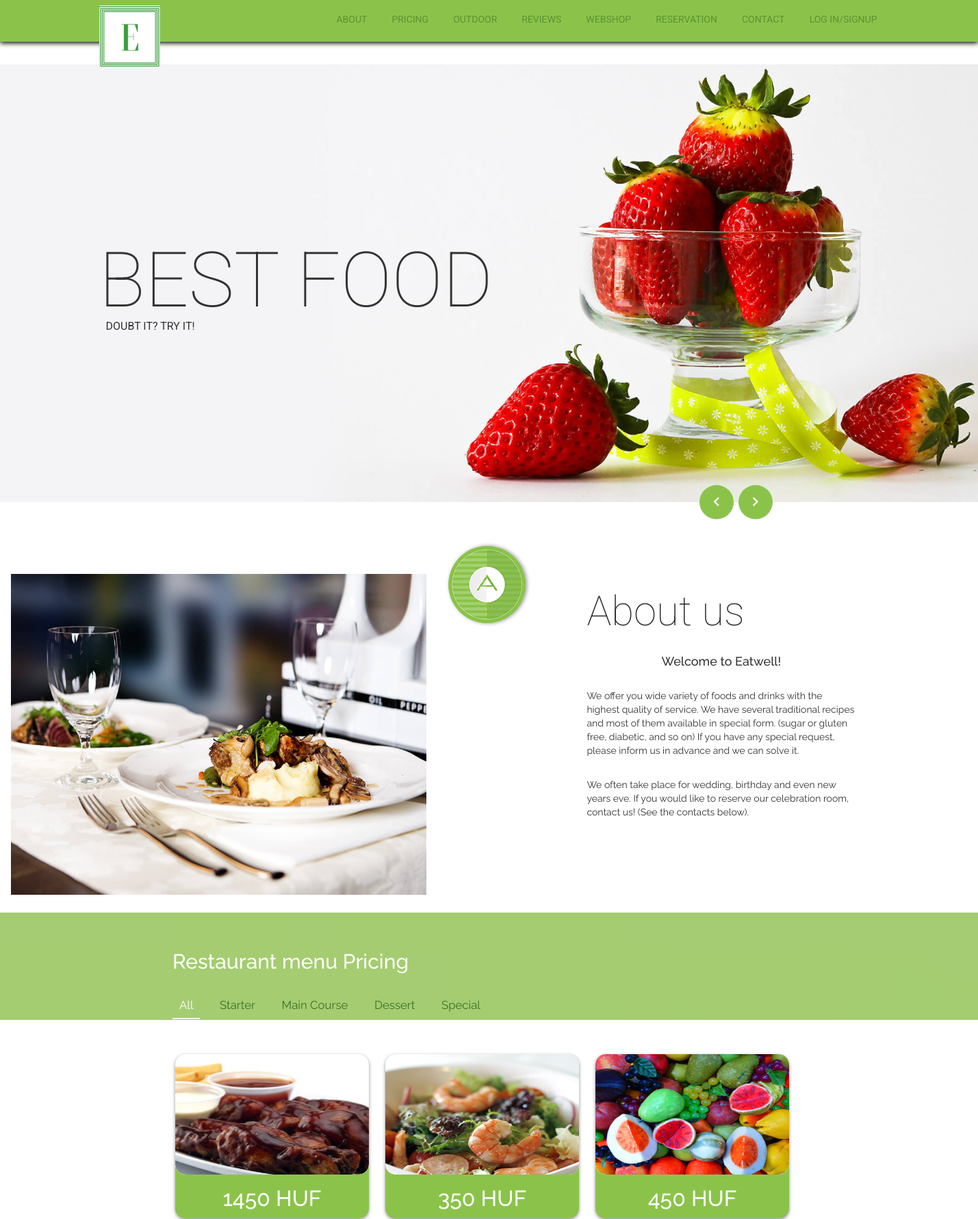
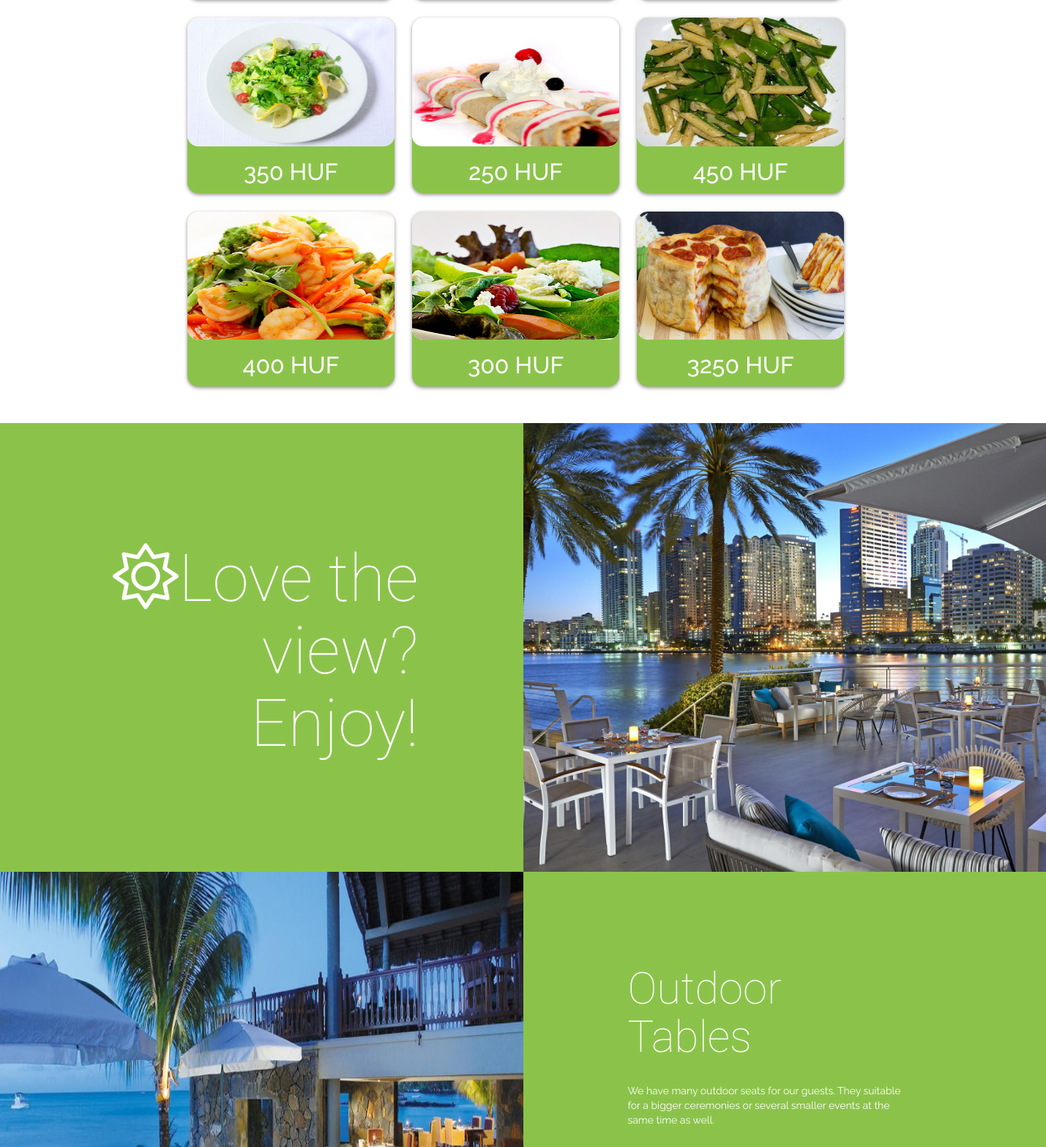
The page / (upper part) on the database its author committed (2 pictures, top to bottom).
### tables this page shows
CREATE TABLE `foods` (
  `id` int(11) NOT NULL,
  `name` varchar(128) NOT NULL,
  `price` int(11) NOT NULL,
  `type` varchar(128) NOT NULL,
  `attr` varchar(255) NOT NULL,
  `imgpath` varchar(255) NOT NULL,
  `food_desc` text NOT NULL,
  `class` varchar(32) NOT NULL
);

### php/db.php (called while the page is built, shortened)
<?php
    class db{
        private static $host = "localhost:3306";
        private static $username = "root";
        private static $password = "";
        private static $database = "Restaurant";
        private static $coding = "utf8";
        private static $instance = null;
        private $connection = "";
        public function __construct(){
            $this->connection = mysqli_connect(self::$host,self::$username,self::$password);
            if(mysqli_connect_errno($this->connection)){
                die("Could not connect mysql database");
            }else{
                mysqli_select_db($this->connection,self::$database);
                mysqli_set_charset($this->connection,self::$coding);
            }
        }
        public static function get(){
            if(is_null(self::$instance)){
                self::$instance = new db;
            }
            return self::$instance;
        }
        public function query($queryString){
            $result = mysqli_query($this->connection, $queryString);
            return $result;
        }
        public function getArray($queryString){
            $rows = array();
            $result = $this->query($queryString);
            while ($row = mysqli_fetch_assoc($result)) {
                $rows[] = $row;
            }
            return $rows;
        }
    }
?>

### index.php (the view, shortened to what this page needs)
<?php
    require_once "php/db.php";
    $db = db::get();
    $selectString = "SELECT * FROM foods WHERE class = 'restaurant' OR class = 'both'";
    $allfeatured = $db->getArray($selectString);
?>
<!DOCTYPE html>
<html>
    <head>
        <link rel="stylesheet" href="css/bootstrap.min.css">
        <link rel="stylesheet" href="css/font-awesome.min.css">
        <link rel="stylesheet" href="css/owl.carousel.css">
        <link rel="stylesheet" href="css/owl.theme.css">
        <link rel="stylesheet" href="css/animate.css">
        <link rel="stylesheet" href="css/flexslider.css">
        <link rel="stylesheet" href="css/pricing.css">
        <link rel="stylesheet" href="css/main.css">
        <link rel="stylesheet" type="text/css" href="fontawesome/css/all.css">
        <link rel="stylesheet" href="css/sweetalert2.min.css">
    </head>
    <body data-spy="scroll" data-target="#template-navbar">
        <nav id="template-navbar" class="navbar navbar-default custom-navbar-default navbar-fixed-top">
            <div class="container">
                <div class="navbar-header">
                    <a class="navbar-brand" href="#">
                        <img id="logo" src="images/Logo_main.png" class="logo img-responsive">
                    </a>
                </div>
                <div class="collapse navbar-collapse" id="Food-fair-toggle">
                    <ul class="navbar-nav navbar-right navul">
                        <li><a href="#about">about</a></li>
                        <li><a href="#pricing">pricing</a></li>
                        <li><a href="#great-place-to-enjoy">Outdoor</a></li>
                        <li><a href="#Reviews">Reviews</a></li>
                        <li><a href="#webshop">Webshop</a></li>
                        <li><a href="#reserve">reservation</a></li>
                        <li><a href="#contact">contact</a></li>
                        <?php     if (!isset($_SESSION["username"])) { echo "<li><a href='register.php'>LOG IN/SIGNUP</a></li>"; } ?>
                    </ul>
                </div>
            </div>
        </nav>
        <section id="header-slider" class="owl-carousel">
            <div class="item">
                <div class="container">
                    <div class="header-content">
                        <h1 class="header-title">BEST FOOD</h1>
                        <p class="header-sub-title">Doubt it? Try it!</p>
                    </div>
                </div>
            </div>
        </section>
        <section id="about" class="about">
            <img src="images/icons/about_color.png" class="img-responsive section-icon hidden-sm hidden-xs">
            <div class="wrapper">
                <div class="container-fluid">
                    <div class="row dis-table">
                        <div class="hidden-xs col-sm-6 section-bg about-bg dis-table-cell">
                        </div>
                        <div class="col-xs-12 col-sm-6 dis-table-cell">
                            <div class="section-content">
                                <h2 class="section-content-title">About us</h2>
                                <p class="section-content-para">
                                    <div align="center"><h4>Welcome to Eatwell!</h4></div> <br>
                                    We offer you wide variety of foods and drinks with the highest quality of service. We have several traditional recipes and most of them available in special form. (sugar or gluten free, diabetic, and so on) If you have any special request, please inform us in advance and we can solve it.
                                </p>
                                <p class="section-content-para">
                                    We often take place for wedding, birthday and even new years eve. If you would like to reserve our celebration room, contact us! (See the contacts below).
                                </p>
                            </div>
                        </div>
                    </div>
                </div>
            </div>
        </section>
        <section id="pricing" class="pricing">
            <div id="w">
                <div class="pricing-filter">
                    <div class="pricing-filter-wrapper">
                        <div class="container">
                            <div class="row">
                                <div class="col-md-10 col-md-offset-1">
                                    <div class="section-header">
                                        <h2 class="pricing-title">Restaurant menu Pricing</h2>
                                        <ul id="filter-list" class="clearfix">
                                            <li class="filter" data-filter="all">All</li>
                                            <li class="filter" data-filter=".starter">Starter</li>
                                            <li class="filter" data-filter=".maincourse">Main Course</li>
                                            <li class="filter" data-filter=".dessert">Dessert</li>
                                            <li class="filter" data-filter=".special">Special</li>
                                        </ul>
                                    </div>
                                </div>
                            </div>
                        </div>
                    </div>
                </div>
                <div class="container">
                    <div class="row">
                        <div class="col-md-10 col-md-offset-1">
                            <ul id="menu-pricing" class="menu-price">
                                <?php   if(count($allfeatured) > 0):
                                        foreach($allfeatured as $featured):
                                ?>
                                <li class="item <?php echo $featured['type'] .' '.$featured['attr']; ?>" style="border-radius: 15px;">
                                    <a href="#" style="border-radius: 15px;">
                                        <img src="images/featured/<?php echo $featured['imgpath']; ?>" class="img-responsive" style="height: 175.6px!important; width: 300px!important; border-radius: 15px;" alt="Food">
                                    </a>
                                    <h2 class="white"><?php echo $featured['price']." HUF"; ?></h2>
                                </li>
                                <?php
                                        endforeach;
                                        endif;
                                ?>
                            </ul>
                        </div>
                    </div>
                </div>
            </div>
        </section>
        <section id="great-place-to-enjoy" class="great-place-to-enjoy">
            <div class="wrapper">
                <div class="container-fluid">
                    <div class="row dis-table">
                        <div class="col-xs-6 col-sm-6 dis-table-cell color-bg">
                            <h2 class="section-title"><i onclick="weather()" class="fal fa-sun" title="Check out weather!"></i>Love the view? Enjoy!</h2>
                        </div>
                        <div class="col-xs-6 col-sm-6 dis-table-cell section-bg">
                        </div>
                    </div>
                </div>
            </div>
        </section>
        <section id="beer" class="outdoor">
            <div class="container-fluid">
                <div class="row dis-table">
                    <div class="hidden-xs col-sm-6 dis-table-cell section-bg">
                    </div>
                    <div class="col-xs-12 col-sm-6 dis-table-cell" style="background-color:  #8bc34a; color: white;">
                        <div class="section-content">
                            <h2 class="section-content-title">Outdoor Tables</h2>
                            <div class="section-description">
                                <p class="section-content-para">
                                    We have many outdoor seats for our guests. They suitable for a bigger ceremonies or several smaller events at the same time as well.
                                </p>
                            </div>
                        </div>
                    </div>
                </div>
            </div>
        </section>
    </body>
</html>

### css/pricing.css (style rules this page uses)
.pricing-filter { background: url(../images/pricing_bg.jpg); background-position: center; background-size: cover; background-attachment: fixed; }
.pricing-filter-wrapper { background-color: rgba(139, 195, 74, 0.74); position: relative; }
.section-header { padding-left: 10px; padding-top: 35px; }
.pricing-title { color: #fff; margin-bottom: 30px; }
#filter-list { display: block; width: 100%; margin: 0px; padding-left: 0px; }
#filter-list li { color: #3d7024 !important; display: inline-block; width: auto; padding: 6px 10px; margin-right: 15px; font-size: 1.2em; cursor: pointer; border-bottom: 2px solid rgba(255, 255, 255, 0); }
#filter-list li.active { border-bottom: 3px ridge #fff; color: #fff !important; }
#menu-pricing { display: block; width: 100%; padding: 50px 0px 25px 0px; margin-bottom: 0; text-align: center; }
#menu-pricing .item { background-color: #8bc34a; box-shadow: 0px 2px 5px #948E8E; display: none; vertical-align: top; margin-bottom: 25px; margin-right: 20px; color: #fff; text-align: center; width: 30%; -moz-box-sizing: border-box; }
#menu-pricing .item h2 { font-size: 32px; padding: 12px; margin: 0px; }
#menu-pricing .item a { display: inline-block; max-width: 100%; text-decoration: none; background: #fff; }
#menu-pricing .item img { max-width: 100%; }
@media (min-width: 991px) { #menu-pricing .item:nth-child(7), #menu-pricing .item:nth-child(8), #menu-pricing .item:nth-child(9) { margin-bottom: 25px; } }
.menu-price li a, .menu-price li a img { display: block; position: relative; }
.menu-price li a { overflow: hidden; color: #fff; }

### css/main.css (style rules this page uses)
body { font-family: 'Raleway', 'Open-Sans', sans-serif; overflow-x: hidden; font-size: 14px; }
.section-title { padding: 20%; text-align: right; font-family: 'Roboto', sans-serif; font-weight: 100; font-size: 60px; color: #fff; }
.section-content-title { font-family: 'Roboto'; font-weight: 100; font-size: 60px; }
.section-content-para { margin: 30px 0px; }
.section-content { padding: 15% 25% 15% 20%; }
.dis-table { display: table; }
.dis-table .dis-table-cell { display: table-cell; padding: 0; float: none; }
.color-bg { background: #8bc34a; }
.section-bg { background-size: cover; background-repeat: no-repeat; background-position: center; }
.section-icon { position: absolute; left: 47%; margin-left: -21px; margin-top: 58px; z-index: 999; }
.custom-navbar-default { background-color: #8bc34a; border: 0px; margin: 0px; border-radius: 0px; color: #5c9233; padding: 50px 0px; box-shadow: 0px 2px 7px #000; }
.navbar-default .navbar-nav>li>a { color: #5c9233; text-transform: uppercase; font-family: 'Roboto', sans-serif; font-weight: 400; margin: 0px 18px; padding: 18px 0px; font-size: 14px; text-align: center; }
.navbar-brand { margin-top: -25px; width: 205px; }
.navbar-default .navbar-collapse { border-color: #669D38; background-color: #8BC34A; }
.owl-carousel { margin-top: 156px; }
.header-content { margin-top: 30vh; display: inline-block; }
.header-title, .header-sub-title { font-family: 'Roboto', sans-serif; text-transform: uppercase; color: #333; }
.header-title { font-size: 112px; font-weight: 100; margin-bottom: 0px; line-height: 1; }
.header-sub-title { font-size: 16px; margin-left: 10px; }
.owl-carousel .owl-wrapper, .owl-carousel .owl-item .item { height: 80vh; background-repeat: no-repeat; }
.owl-carousel .owl-wrapper, .owl-carousel .owl-item:nth-child(1) .item { background: url('../images/1.jpg'); background-size: cover; background-position: bottom; }
.about-bg { background: url('../images/About-C-bg.jpg'); background-repeat: no-repeat; background-size: 85%; background-position-x: 15%; background-position-y: 80%; }
#about { margin-top: -10px; }
.great-place-to-enjoy .section-bg { background-image: url('../images/outdoor.jpg'); }
.outdoor .section-bg { background: url("../images/terrace.jpg"); background-repeat: no-repeat; background-size: 100% 100%!important; background-position: center; }
@media (min-width: 1366px) { .section-title { font-size: 90px; } }
@media (min-width: 1366px) { .custom-navbar-default { padding: 18px 0px; } }
@media (min-width: 1366px) { .owl-carousel { margin-top: 94px; } }

### index.php (style rules this page uses)
.navul { text-decoration: none!important; list-style: none; }

### rows shown on the page
foods: imgpath (picture), price "1450"
foods: imgpath (picture), price "350"
foods: imgpath (picture), price "450"
foods: imgpath (picture), price "350"
foods: imgpath (picture), price "250"
foods: imgpath (picture), price "450"
foods: imgpath (picture), price "400"
foods: imgpath (picture), price "300"
foods: imgpath (picture), price "3250"
